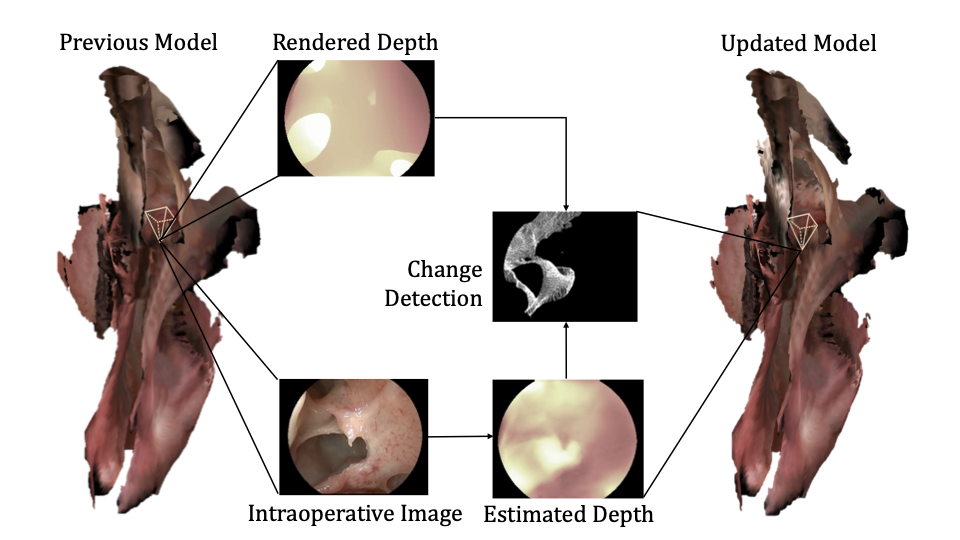
#> input picture images/algorithm.png, 960 x 540 px
$ python -i image_utils.py   (imports and definitions only)
#> lines starting #> are read from the running program, lines starting #| are printed output that depends on the picture; after the words box and inside, x2 and y2 are one past the last pixel; in counts of white or black regions, pixels touching at a corner belong together
import numpy as np
import cv2 as cv
from tqdm import tqdm
import open3d as o3d

from . import pose_utils
from . import register_utils


# [206 lines left out: functions apply_mask, canny_edge_detection, sobel_edge_detection, apply_scene_flow, project_2d_to_3d, project_3d_to_2d and 4 more, not called in this run]


# [102 lines of commented-out code are left out]

>>> import cv2
>>> picture = cv2.imread('../images/algorithm.png')
#> picture is the input picture: shape (540, 960, 3); mean B, G, R 194.6, 197.4, 205.2
>>> result = canny_edge_detection(picture)
#> in canny_edge_detection, `gray = cv.cvtColor(img, cv.COLOR_BGR2GRAY)`:
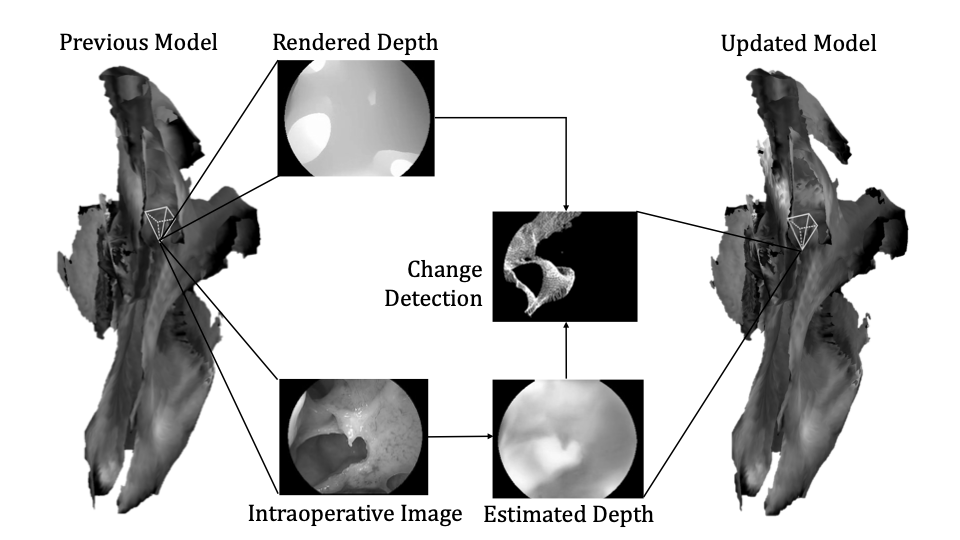
#> gray: shape (540, 960); min 0, max 255, mean 199.4
#> in canny_edge_detection, `edges = cv.Canny(blurred, 50, 125)`:
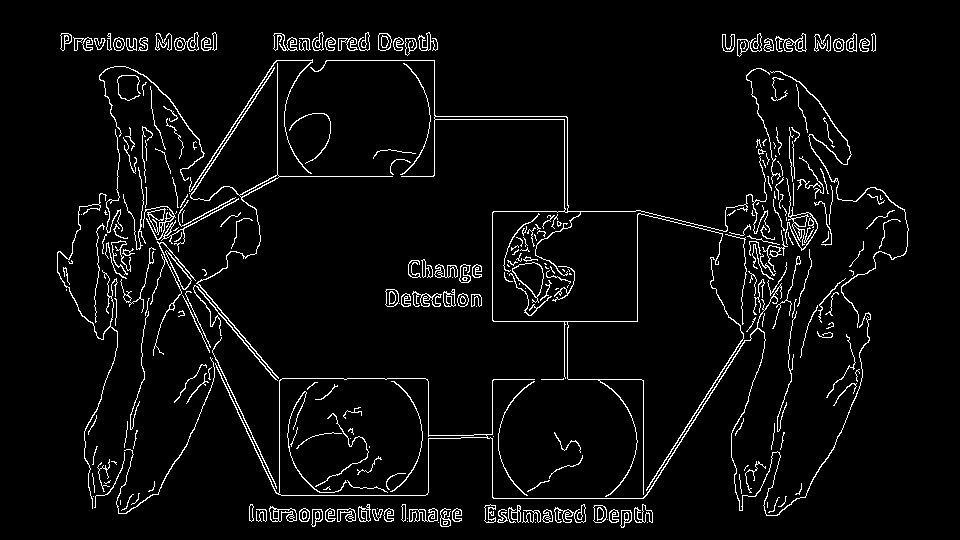
#> edges: shape (540, 960); 4.6% white in thin lines or dots, all inside (x1, y1, x2, y2) = (57, 32, 909, 528)
